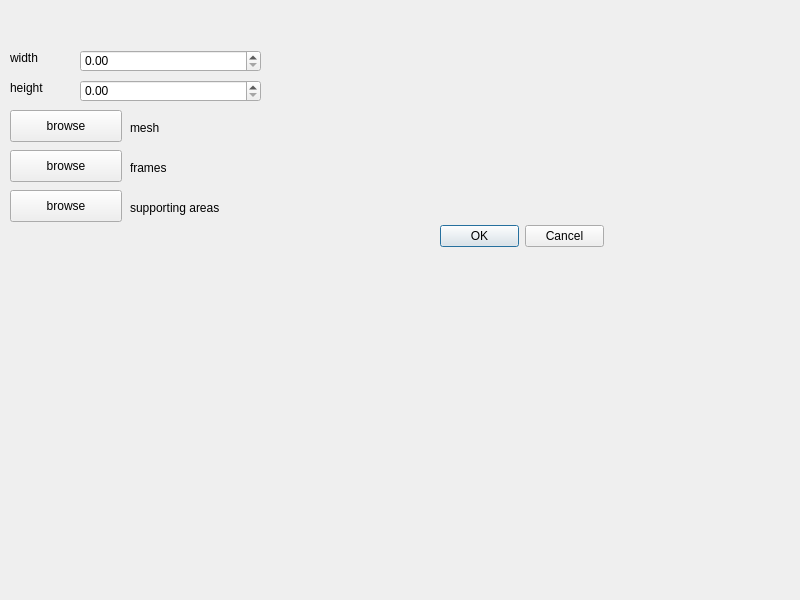
<?xml version="1.0" encoding="UTF-8"?>
<ui version="4.0">
 <class>fParamsDlg</class>
 <widget class="QDialog" name="fParamsDlg">
  <property name="geometry">
   <rect>
    <x>0</x>
    <y>0</y>
    <width>800</width>
    <height>600</height>
   </rect>
  </property>
  <property name="windowTitle">
   <string>fParamsDlg</string>
  </property>
  <widget class="QDoubleSpinBox" name="widthSpinBox">
   <property name="geometry">
    <rect>
     <x>80</x>
     <y>50</y>
     <width>181</width>
     <height>22</height>
    </rect>
   </property>
  </widget>
  <widget class="QLabel" name="widthLabel">
   <property name="geometry">
    <rect>
     <x>10</x>
     <y>50</y>
     <width>58</width>
     <height>16</height>
    </rect>
   </property>
   <property name="text">
    <string>width</string>
   </property>
  </widget>
  <widget class="QLabel" name="heightLabel">
   <property name="geometry">
    <rect>
     <x>10</x>
     <y>80</y>
     <width>58</width>
     <height>16</height>
    </rect>
   </property>
   <property name="text">
    <string>height</string>
   </property>
  </widget>
  <widget class="QDoubleSpinBox" name="heightSpinBox">
   <property name="geometry">
    <rect>
     <x>80</x>
     <y>80</y>
     <width>181</width>
     <height>22</height>
    </rect>
   </property>
  </widget>
  <widget class="QPushButton" name="browseMesh">
   <property name="geometry">
    <rect>
     <x>10</x>
     <y>110</y>
     <width>112</width>
     <height>32</height>
    </rect>
   </property>
   <property name="text">
    <string>browse</string>
   </property>
  </widget>
  <widget class="QLabel" name="meshLabel">
   <property name="geometry">
    <rect>
     <x>130</x>
     <y>120</y>
     <width>471</width>
     <height>16</height>
    </rect>
   </property>
   <property name="text">
    <string>mesh</string>
   </property>
  </widget>
  <widget class="QPushButton" name="browseFrames">
   <property name="geometry">
    <rect>
     <x>10</x>
     <y>150</y>
     <width>112</width>
     <height>32</height>
    </rect>
   </property>
   <property name="text">
    <string>browse</string>
   </property>
  </widget>
  <widget class="QLabel" name="framesLabel">
   <property name="geometry">
    <rect>
     <x>130</x>
     <y>160</y>
     <width>471</width>
     <height>16</height>
    </rect>
   </property>
   <property name="text">
    <string>frames</string>
   </property>
  </widget>
  <widget class="QPushButton" name="browseSupportingAreas">
   <property name="geometry">
    <rect>
     <x>10</x>
     <y>190</y>
     <width>112</width>
     <height>32</height>
    </rect>
   </property>
   <property name="text">
    <string>browse</string>
   </property>
  </widget>
  <widget class="QLabel" name="supportingAreasLabel">
   <property name="geometry">
    <rect>
     <x>130</x>
     <y>200</y>
     <width>471</width>
     <height>16</height>
    </rect>
   </property>
   <property name="text">
    <string>supporting areas</string>
   </property>
  </widget>
  <widget class="QDialogButtonBox" name="buttonBox">
   <property name="geometry">
    <rect>
     <x>440</x>
     <y>220</y>
     <width>164</width>
     <height>32</height>
    </rect>
   </property>
   <property name="standardButtons">
    <set>QDialogButtonBox::Cancel|QDialogButtonBox::Ok</set>
   </property>
  </widget>
 </widget>
 <resources/>
 <connections>
  <connection>
   <sender>buttonBox</sender>
   <signal>accepted()</signal>
   <receiver>fParamsDlg</receiver>
   <slot>accept()</slot>
   <hints>
    <hint type="sourcelabel">
     <x>521</x>
     <y>235</y>
    </hint>
    <hint type="destinationlabel">
     <x>399</x>
     <y>299</y>
    </hint>
   </hints>
  </connection>
  <connection>
   <sender>buttonBox</sender>
   <signal>rejected()</signal>
   <receiver>fParamsDlg</receiver>
   <slot>reject()</slot>
   <hints>
    <hint type="sourcelabel">
     <x>521</x>
     <y>235</y>
    </hint>
    <hint type="destinationlabel">
     <x>399</x>
     <y>299</y>
    </hint>
   </hints>
  </connection>
 </connections>
</ui>
